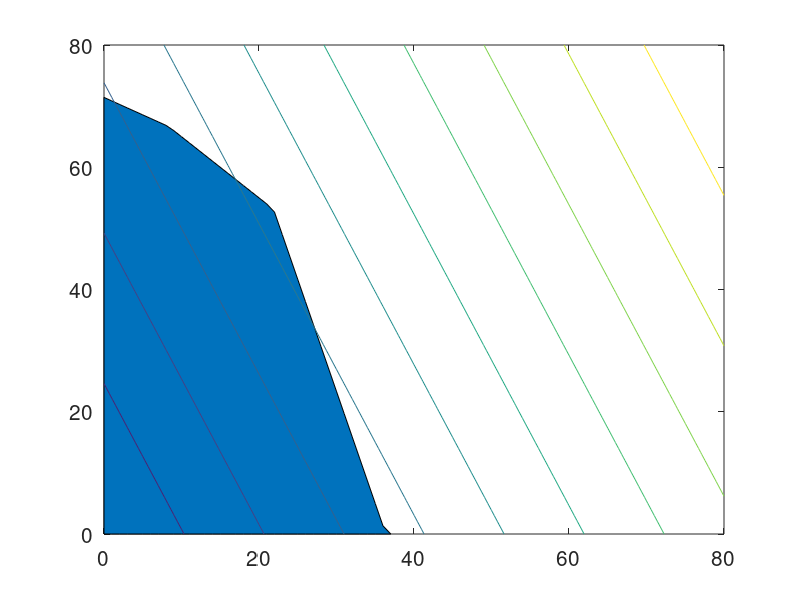

Write the MATLAB code that produced this figure. (Note: this script raises an error after producing the figure.)
%% Ejercicio 1
clear all

x1 = 0:80;
y1 = max(75-x1,0);
y2 = max((4000-110*x1)/30,0);
y3 = max((15000-120*x1)/210,0);
ytop = min([y1;y2;y3]);
area(x1,ytop);

hold on
[u, v] = meshgrid(0:80, 0:80);
contour(u,v,143*u + 60*v);
set(gca,'FontSize',15)
hold off

coste = 143*22 + 60*52.667;

%% Ejercicio 2
clear all

f = [-0.01, -0.03, -0.05];
A = [1,1,1 ; 0.1, 0.3, 0.9 ; 0,0,1 ; -1, 0, 0; -1, 0, 0; 0,-1,0; 0,0,-1];
b = [100000 ; 50000 ; 20000 ; -10000; 0; 0; 0];
X = linprog(f,A,b);
beneficio = -f*X;

%% Ejercicio 3
clear all
f=[0 0 0 0 -1 -1];
A=[-1 0 1 1 0 0;...
0 -1 -1 0 1 0;...
0 0 0 -1 0 1;...
1 0 0 0 0 0;...
-1 0 0 0 0 0;...
0 1 0 0 0 0;...
0 -1 0 0 0 0;...
0 0 1 0 0 0;...
0 0 -1 0 0 0;...
0 0 0 1 0 0;...
0 0 0 -1 0 0;...
0 0 0 0 1 0;...
0 0 0 0 -1 0;...
0 0 0 0 0 1;...
0 0 0 0 0 -1];
b = [0; 0; 0; 2; 0; 3; 0; 3; 0; 4; 0; 2; 0; 1; 0];
X = linprog(f,A,b)
maximo = -f*X